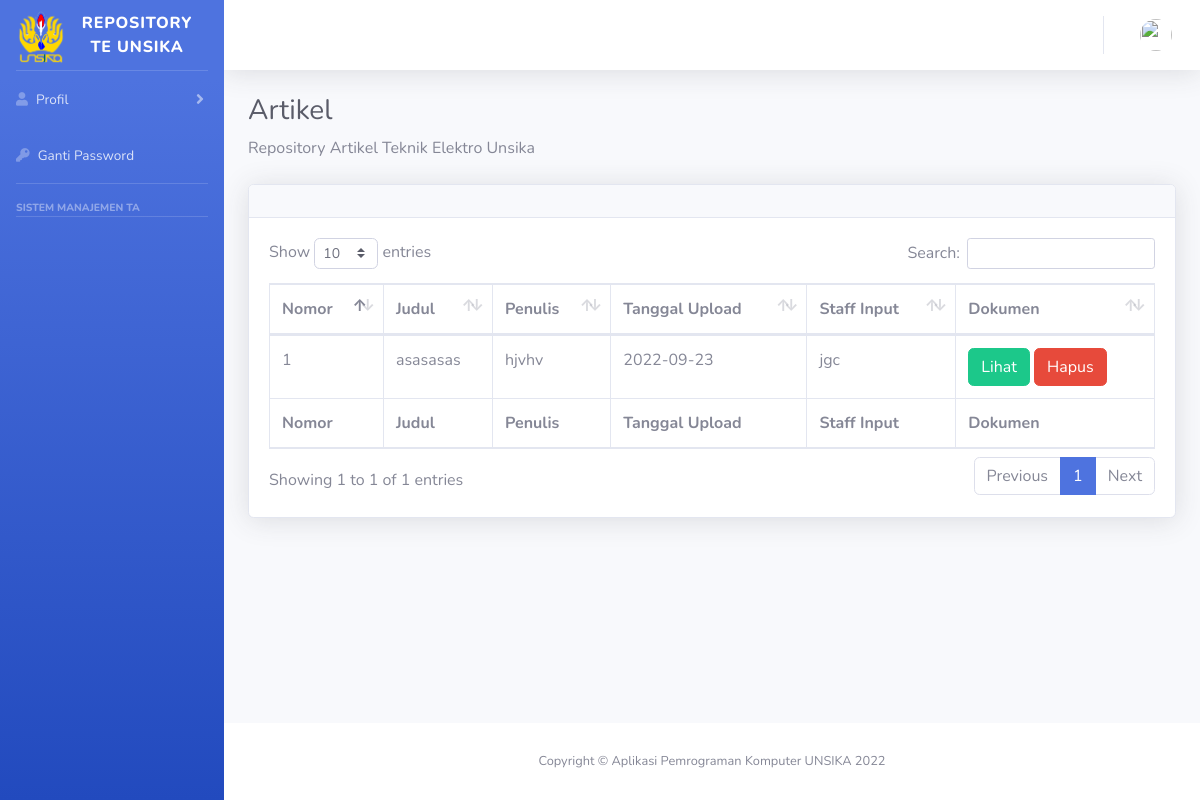
Page /dashboard/artikel.php on the earlier database version.
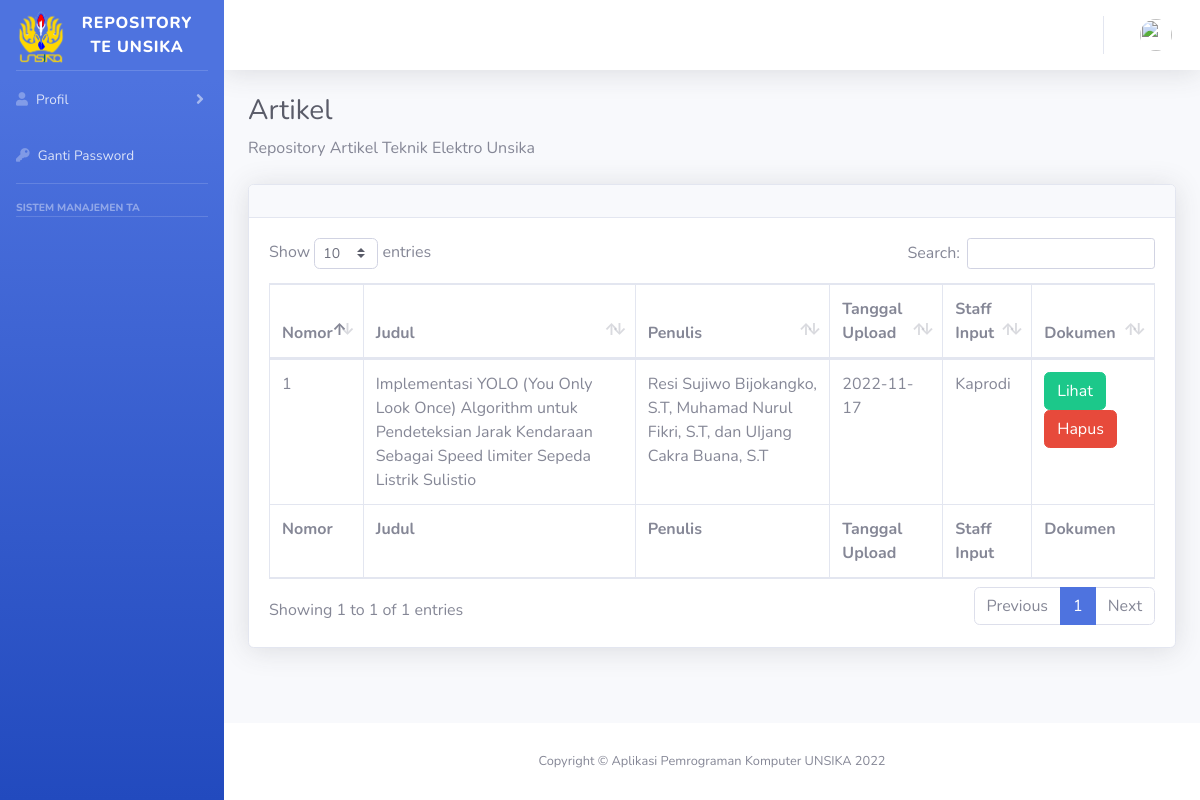
Same page on the later database version.
### tables this page shows
CREATE TABLE `post` (
  `id` int(9) NOT NULL,
  `judul` varchar(255) NOT NULL,
  `penulis` varchar(255) NOT NULL,
  `kontributor` varchar(255) NOT NULL,
  `jenis` int(2) NOT NULL,
  `penerbit` varchar(255) NOT NULL,
  `subjek` varchar(255) NOT NULL,
  `keyword` varchar(255) NOT NULL,
  `staf_input` varchar(255) NOT NULL,
  `tgl_input` date NOT NULL,
  `path` varchar(255) NOT NULL,
  `abstrak` text NOT NULL,
  `status` int(2) NOT NULL
);

### dashboard/artikel.php (the view, shortened to what this page needs)
<?php
include "template/sidebar.php";
include "template/header.php";
$servername = "localhost";
$username = "root";
$password = "";
$db_name = "repository";
$conn = mysqli_connect($servername, $username, $password, $db_name);
$query = mysqli_query($conn, "SELECT * FROM `post` WHERE `jenis` = 1  ORDER BY `id`");
?>
<div class="container-fluid">
                    <h1 class="h3 mb-2 text-gray-800">Artikel</h1>
                    <p class="mb-4">Repository Artikel Teknik Elektro Unsika</p>
                    <div class="card shadow mb-4">
                        <div class="card-header py-3" align="left">
                        </div>
                        <div class="card-body">
                            <div class="table-responsive">
                                <table class="table table-bordered" id="dataTable" width="100%" cellspacing="0">
                                    <thead>
                                        <tr>
                                        <th>Nomor</th>
                                            <th>Judul</th>
                                            <th>Penulis</th>
                                            <th>Tanggal Upload</th>
                                            <th>Staff Input</th>
                                            <th>Dokumen</th>
                                        </tr>
                                    </thead>
                                    <tfoot>
                                        <tr>
                                            <th>Nomor</th>
                                            <th>Judul</th>
                                            <th>Penulis</th>
                                            <th>Tanggal Upload</th>
                                            <th>Staff Input</th>
                                            <th>Dokumen</th>
                                        </tr>
                                    </tfoot>
                                    <tbody>
                                    <?php
    $nomor = 1;
    while ($data = mysqli_fetch_array($query)) {
    ?>
      <tr>
        <td><?php echo $nomor++; ?></td>
        <td><?php echo $data['judul']; ?></td>
        <td><?php echo $data['penulis']; ?></td>
        <td><?php echo $data['tgl_input']; ?></td>
        <td><?php echo $data['staf_input']; ?></td>
        <td>
          <a href="post/<?php echo $data['path']; ?>"><button type="button" class="btn btn-success">Lihat</button></a>
          <a href="hapus_post.php?id=1&id_post=<?php echo $data['id']."&jenis=". $data['jenis']; ?>" onclick="return confirm ('Apakah anda benar ingin menghapus <?php echo $data['judul']; ?> dari daftar Artikel?')"><button type="button" class="btn btn-danger">Hapus</button></a>
        </td>
      </tr>
    <?php } ?>
                                    </tbody>
                                </table>
                            </div>
                        </div>
                    </div>
                </div>
                </div>
            <footer class="sticky-footer bg-white">
                <div class="container my-auto">
                    <div class="copyright text-center my-auto">
                    <span>Copyright &copy; Aplikasi Pemrograman Komputer UNSIKA 2022</span>
                    </div>
                </div>
            </footer>
        </div>
    </div>
</body>
</html>

Differences in the rows shown:
removed post: judul "asasasas", penulis "hjvhv", tgl_input "2022-09-23", staf_input "jgc"
added post: judul "Implementasi YOLO (You Only Look Once) Algorithm untuk Pendeteksian Jarak Kendaraan Sebagai Speed limiter Sepeda Listrik Sulistio", penulis "Resi Sujiwo Bijokangko, S.T, Muhamad Nurul Fikri, S.T, dan UIjang Cakra Buana, S.T", tgl_input "2022-11-17", staf_input "Kaprodi"
